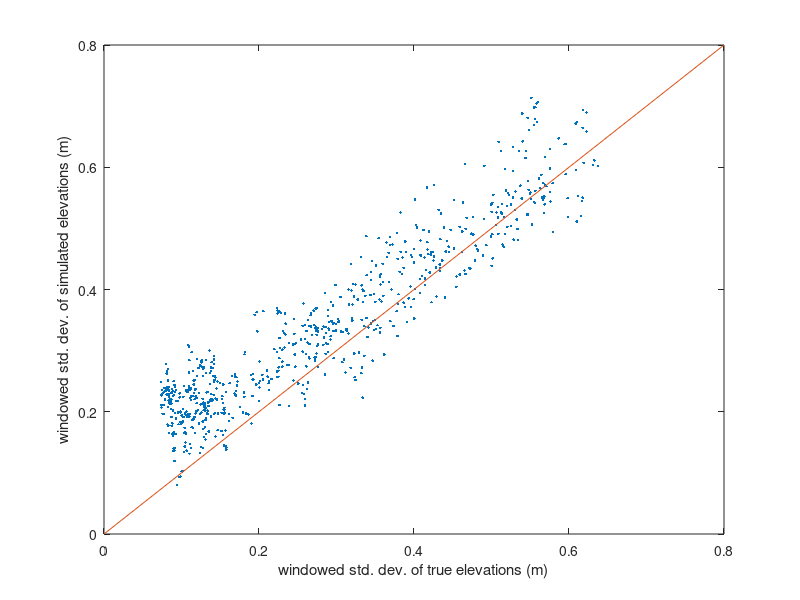

Here is the MATLAB script that generated this plot: (Note: this script raises an error after producing the figure.)
%looking at ways to show relationship between slope and width.

clear
close all
load('Sacramento/SlopeVarData.mat')

k=21; %window size

st = truthAvg.sCoord;
ss = simAvg.sCoord;

zt = truthAvg.geoHeight;
zs = simAvg.geoHeight;

xt = truthAvg.easting;
xs = simAvg.easting;

yt = truthAvg.northing;
ys = simAvg.northing;

w = simAvg.nWidth;

%%
%node averaged plot.
figure(1)
plot(movstd(zt,k),movstd(zs,k),'.')
line([0,0.8],[0,0.8])
xlabel('windowed std. dev. of true elevations (m)')
ylabel('windowed std. dev. of simulated elevations (m)')
% grid on


%plot s,z profiles with color bar for movstd(z) values




%% test detection of meanders
close all

transParam = [1 3 11 1600 200]';
[sn,~,cl_out] = xy2sn([xt,yt],[xt,yt],transParam);

plot(cl_out(:,1),cl_out(:,2))
hold on
plot(xt,yt)
